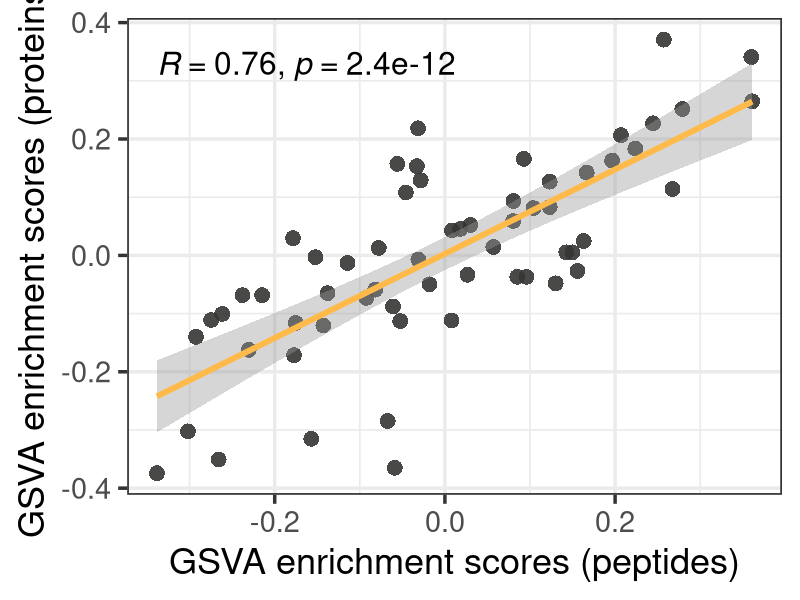

The R script that drew this image: (Note: this script raises an error after producing the figure.)
### Script explaining how and why to make reproducible figures

### loading R packages ## also includes installation information

library(tidyverse) #install.packages("tidyverse") # this one takes a long time to install...
library(ggpubr) #install.packages("ggpubr")
#library(devtools) #install.packages("devtools")
#library(patchwork) #devtools::install_github("thomasp85/patchwork")
#library(limma)  #BiocManager::install("limma")

#setwd("~/iclouddrive/Documents/labmeetings/2020_tutorials/reproducible-figs")
#setwd("...") ## set to your working directory (this repository)

## Read in data
## Cheating here...this is already analyzed data
## We went from peptide intensities to the following 4 files
# tidied peptide level GSVA scores
pep_saha <- read.table("./data/saha_gsva_peptide.csv", header=T, row.names=1, sep="\t") %>%
  as.data.frame()
# tidied protein level GSVA scores
prot_saha <- read.table("./data/saha_gsva_protein.csv", header=T, row.names=1, sep="\t") %>% 
  as.data.frame()

## Significantly altered KEGG pathways 
## peptide level data
sig_pep_saha <- read.table("./data/saha_sig_peps.txt", header=T, sep="\t") %>% 
  as.data.frame()
## protein level data
sig_prot_saha <- read.table("./data/saha_sig_prot.txt", header=T, sep="\t") %>% 
  as.data.frame()


### shaping data into format for plotting 
## What are the significantly altered KEGG pathways identified at both levels?
sig_saha <- c(sig_pep_saha$x %>% as.character(), sig_prot_saha$x %>% as.character()) %>% 
  unique()

## Subsetting/reoriganizing peptide GSVA scores to match sig_saha
## wide -> long format for ggplot
pep_saha <- pep_saha[pep_saha$Pathways %in% sig_saha,] %>% 
  reshape2::melt(id = "Pathways", variable.name = "Sample", value.name = "GSVA")

## Subsetting/reoriganizing protein GSVA scores to match sig_saha
## wide -> long format for ggplot
prot_saha <- prot_saha[prot_saha$Pathways %in% sig_saha,] %>% 
  reshape2::melt(id = "Pathways", variable.name = "Sample", value.name = "GSVA")

## Merging peptide and protein data
saha <- merge(pep_saha, prot_saha, by=c("Pathways", "Sample"))
# Changing long name to short
saha <- saha %>% mutate(Sample =ifelse(
  Sample == "Xu_20181212_SAHA_rapidAIM_Low_4_181214210722", "Low_4", as.character(Sample)))
# Adding condition information
saha$Condition <- factor(substr(saha$Sample, 1, nchar(saha$Sample %>% as.character())-2))

# Finding median values per conditon
saha <- saha %>% dplyr::group_by(Pathways, Condition) %>% 
  dplyr::summarise(med_pep = median(GSVA.x), med_prot = median(GSVA.y))

# Completing the correlation test
saha_cor <- cor.test(saha$med_pep, saha$med_prot %>% as.numeric(), method=c("pearson"))


## Plot options
pointcolour <- "#363635"
#pointcolour <- "purple"
linecolour <- "#FFBA49"
#linecolour <- "green"

(cor1 <- ggplot(saha, aes(x=med_pep, y = med_prot)) +
    geom_point(shape=16, alpha = 0.9, size = 5, color = pointcolour) + 
    stat_cor(method = "pearson", size = 8) + 
    geom_smooth(method=lm, se=T, color = linecolour, size = 2) + theme_bw(base_size=26) +
    xlab("GSVA enrichment scores (peptides)") + ylab("GSVA enrichment scores (proteins)")) 
ggsave("./figs/saha_cor_example.pdf", p, width = 5, height = 5, units = "in")

(cor2 <- ggplot(saha, aes(x=med_pep, y = med_prot)) +
    geom_point(shape=16, alpha = 0.9, size = 10, color = pointcolour) + 
    stat_cor(method = "pearson", size = 8) + 
    geom_smooth(method=lm, se=T, color = linecolour, size = 2) + theme_dark(base_size=26) +
    xlab("PEPTIDE GSVA") + ylab("PROTEIN GSVA")) 


##### Combining figures...
## Putting heatmaps together
## Analysis in ./scripts/gsvaProteinLevel.R and ./scripts/gsvaPeptideLevel.R
sahapep_data <- read.table("saha_pepplotdata.txt", header=T, row.names = 1, sep = "\t") %>% as.data.frame()
sahaprot_data <- read.table("saha-prot_plotdata.txt", header=T, row.names = 1, sep = "\t") %>% as.data.frame()
sahapep_dataclust<- read.table("saha-pep_dataclust.txt", sep="\t", skip=1)
sahaprot_dataclust<- read.table("saha-prot_dataclust.txt", sep="\t", skip=1)

intersect(sahapep_data$Pathway %>% unique(), sahaprot_data$Pathway %>% unique()) %>% length()

saha_data <- rbind(sahapep_data, sahaprot_data) %>% 
  mutate(Type =  c(rep("Peptide", nrow(sahapep_data)), rep("Protein", nrow(sahaprot_data)))) #%>% na.omit()

saha_data$Pathway <- factor(saha_data$Pathway %>% as.character(), levels = c(sahapep_dataclust$V1 %>% as.character(), 
                                                                             sahaprot_dataclust$V1 %>% as.character()) %>% 
                              unique()) #%>% na.omit()





saha_data <- saha_data %>% mutate(GSVA = ifelse(significance == 0 & Conditions != "DMSO", NA, GSVA))
#saha_data <- saha_data[complete.cases(saha_data), ]
